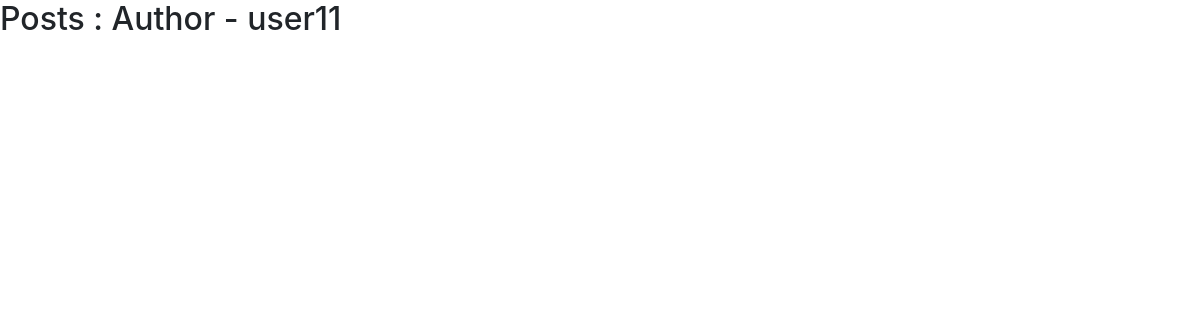
The app's page /postsbyauthor/2, older data.
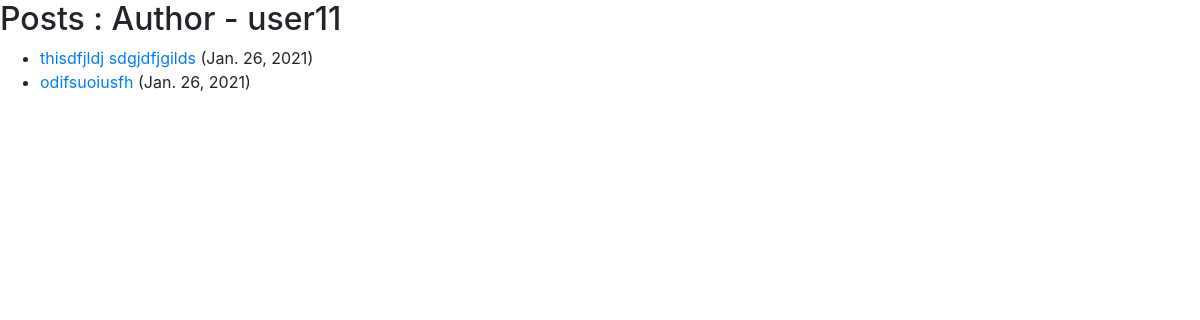
The same page, newer data.
### blog/models.py (models this page shows)
class Post(models.Model):
    author=models.ForeignKey(User,on_delete=models.CASCADE)
    title=models.CharField(max_length=500)
    content=models.TextField()
    likes=models.IntegerField(default=0)
    created_on=models.DateField(default=date.today)
    def get_absolute_url(self):
        return reverse('postdetail', args=[str(self.pk)])

### blog/views.py (the view)
# urls.py: path('postsbyauthor/<int:pk>',views.PostListbyAuthor.as_view(), name='postsbyauthor'),
class PostListbyAuthor(ListView):
    model=Post
    template_name='postsbyauthor.html'
    def get_queryset(self):
        id = self.kwargs['pk']
        target_author=get_object_or_404(User, pk = id)
        return Post.objects.filter(author=target_author)
    def get_context_data(self, **kwargs):
        context = super().get_context_data(**kwargs)
        context['author_context'] = get_object_or_404(User, pk = self.kwargs['pk'])
        return context

### blog/templates/postsbyauthor.html
{% extends 'base.html' %}
{% block content %}
    <h2>Posts : Author - {{author_context}}</h2>
    <ul>
        {% for post in post_list %}
        <li>
          <a href="{{ post.get_absolute_url }}">{{ post.title }}</a> ({{post.created_on}})</a>
        </li>
        {% endfor %}
      </ul>
{% endblock %}

Row changes from the older to the newer data that the page shows:
added Post: title "thisdfjldj sdgjdfjgilds", created_on "Jan. 26, 2021"
added Post: title "odifsuoiusfh", created_on "Jan. 26, 2021"
